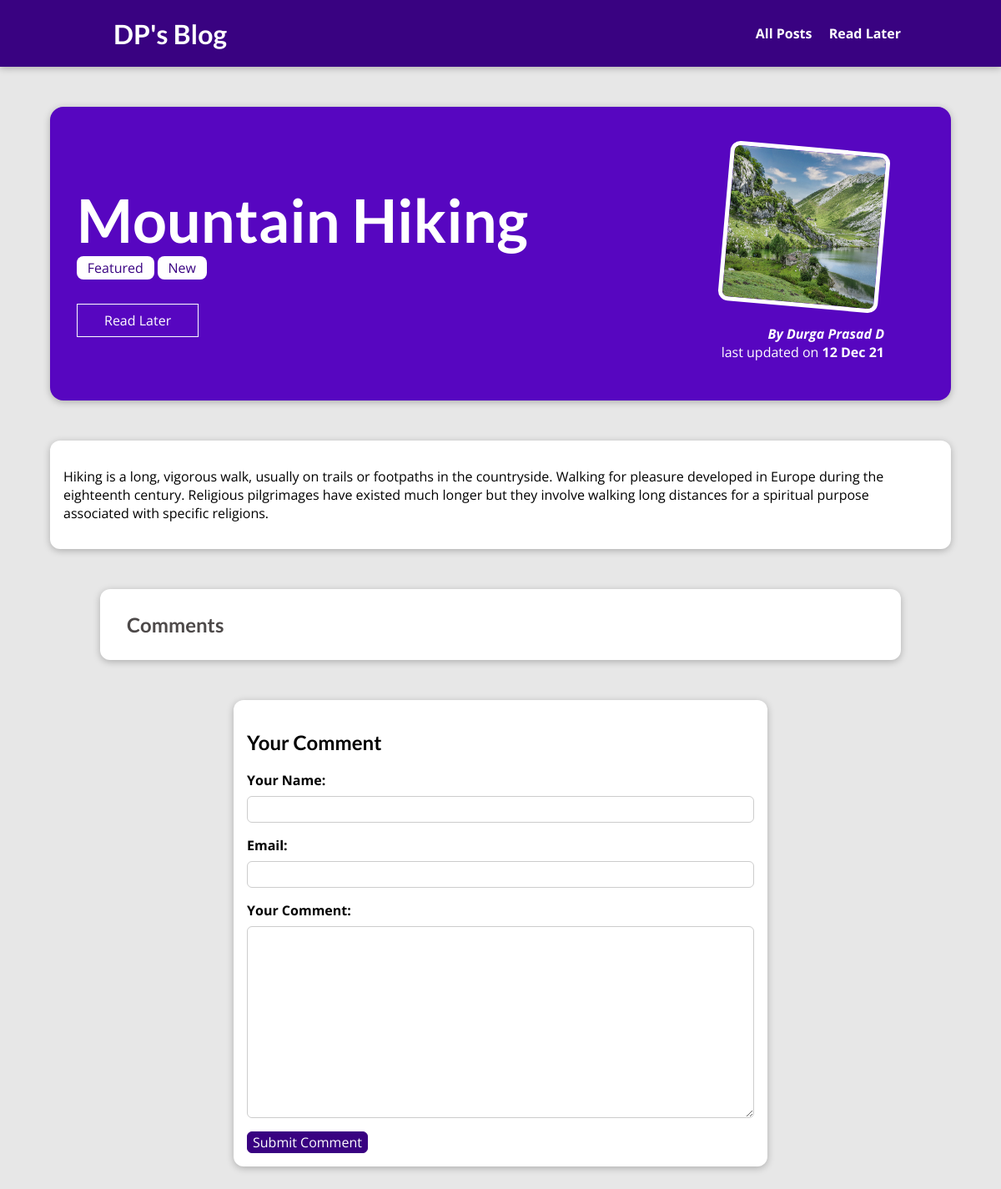
The page /posts/mountain-hiking on the database as committed earlier.
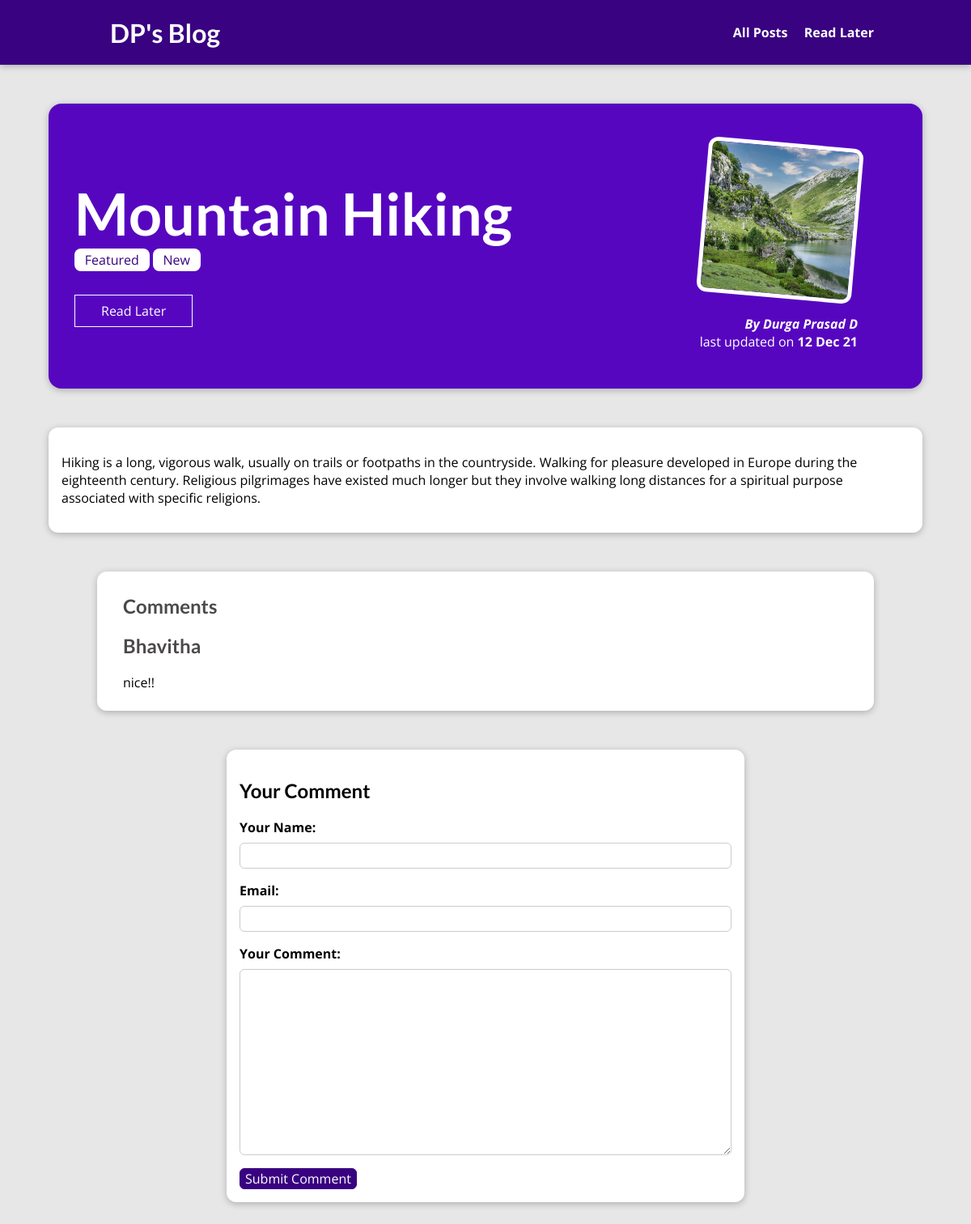
The same page on the database as committed later.
### blog/models.py (models this page shows, shortened)
class Tag(models.Model):
    caption=models.CharField(max_length=50)

class Comment(models.Model):
    user_name=models.CharField(max_length=50)
    user_email=models.CharField(max_length=50)
    text=models.TextField(max_length=200)
    post=models.ForeignKey(Post,on_delete=CASCADE,related_name="comments")

### blog/views.py (the view, shortened to what this page needs)
# urls.py: path("posts/<slug:slug>",views.PostDetailView.as_view(),name="post_details"),
class PostDetailView(View):
    def is_stored_post(self,request,post_id):
        stored_post=request.session.get("stored_post")
        if stored_post is not None:
            is_read_later=post_id in stored_post
        else:
            is_read_later=False
        return is_read_later
    def get(self,request,slug):
        identified_post=Post.objects.get(slug=slug)
        form=CommentsForm()
        return render(request,"blog/post-details.html",{
            "post":identified_post,
            "tags":identified_post.tag.all(),
            "form":form,
            "comments":identified_post.comments.all().order_by("-id"),
            "is_read_later":self.is_stored_post(request,identified_post.id)
        })

### blog/forms.py
class CommentsForm(forms.ModelForm):
    class Meta:
        model=models.Comment
        exclude=['post']
        labels={
            "user_name":"Your Name",
            "user_email":"Email",
            "text":"Your Comment"
        }

### blog/models.py (called while the page is built)
    def full_name(self):
        return f"{self.fname} {self.lname}"

    def __str__(self):
        return self.full_name()

### blog/templates/blog/post-details.html (shortened to what this page needs)
{% extends 'base.html' %}
{% load static %}
{% block css_files %}<link rel="stylesheet" href="{% static 'blog/post-details.css' %}">
{% endblock css_files %}
{% block body %}
<section id='summary'>
<h2>{{post.title | title}}</h2>
<div>
    {% for tag in tags %}
    <span class="tags">{{tag.caption}}</span>
    {% endfor %}
</div>
{% if is_read_later  %}
<div id="read_later">
    <form action="{% url 'read-later' %}" method="POST">
        {% csrf_token %}
        <input type="hidden" name="read_later" value="{{post.id}}">
    <button>Remove from Read Later</button>
</form>
</div>
{% else %}
<div id="read_later">
    <form action="{% url 'read-later' %}" method="POST">
    <button>Read Later</button>
</form>
</div>
{% endif %}
<article>
    <img src="{{post.image_name.url}}" alt="{{post.title}}">
    <address>By <a href="mailto:{{post.author.email}}">{{post.author}}</a></address>
    <div>
        last updated on <time>{{post.date | date:"d M y"}}</title>
    </div>
</article>
</section>
<main>
        {{post.content | linebreaks}}
</main>
<section id="comments">
    <h2>Comments</h2>
    <ul>
        {% for comment in comments %}
        <li>
            <h2>{{comment.user_name}}</h2>
            <p>{{comment.text |linebreaks}}</p>
        </li>
        {% endfor %}
    </ul>
</section>
<section id="comment-form">
    <h2>Your Comment</h2>
    <form  action="{% url 'post_details' post.slug %}" method="POST">
        {% for fields in form %}
        <div class="form-control {% if fields.errors %}invalid{% endif %}" >
            {{fields.label_tag}}
            {{fields}}
        </div>
        {% endfor %}
        <button>Submit Comment</button>
    </form>
</section>
{% endblock body %}

Rows that differ between the two databases and show on the page:
added Comment: user_name "Bhavitha", text "nice!!"
